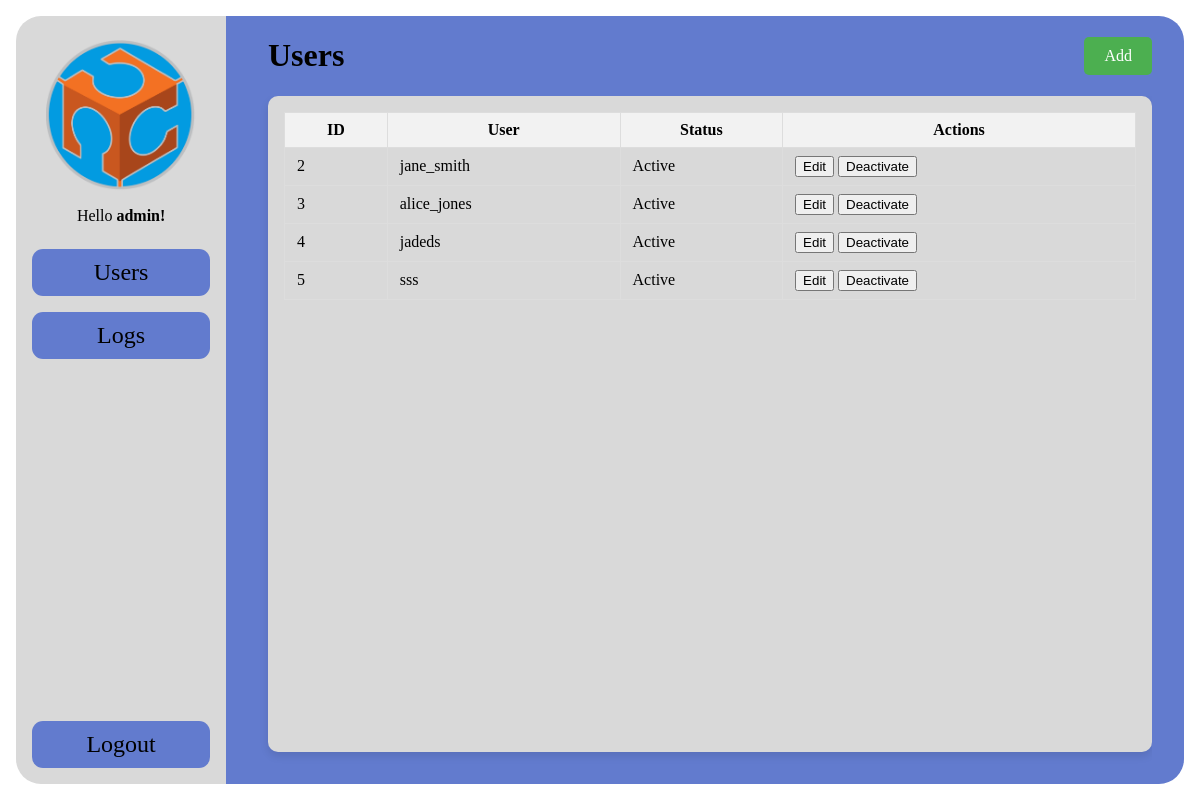
Screenshot of /admin-home.php (signed in) with the database file from the repository.
### tables this page shows
CREATE TABLE `stafffablab` (
  `staffID` int(11) NOT NULL,
  `staffUsername` varchar(50) NOT NULL,
  `staffPassword` varchar(255) NOT NULL,
  `status` enum('Active','Inactive') DEFAULT 'Active'
);

### admin-home.php (the view, shortened to what this page needs)
<?php
include 'header.php';
include 'config.php';
?>
<div class="container">
    <div class="container-left">
        <div class="header">
            <img src="FABLAB_LOGO.png" alt="Description of image" class="admin-image">
            <div class="header-text-admin">
                <p>Hello <b><?php echo htmlspecialchars($_SESSION['admin_username']); ?>!</b></p>
            </div>
        </div>
        <div class="user-content">
            <div class="button" onclick="showContent('users')">
                <p>Users</p>
            </div>
            <div class="button" onclick="showContent('logs')">
                <p>Logs</p>
            </div>
        </div>
        <div class="button" onclick="location.href='logout.php'">
            <p class="logout">Logout</p>
        </div>
    </div>
    <div class="container-right">
        <div class="full-width-container">
            <div class="title-container">
                <h1 id="content-title">Users</h1>
            </div>
            <div class="add-button-container" id="add-button-container">
                <p onclick="showForm()">Add</p>
            </div>
        </div>
        <div class="contents">
            <div class="contents-box1" id="users-content">
                <table>
                    <thead>
                        <tr>
                            <th>ID</th>
                            <th>User</th>
                            <th>Status</th>
                            <th>Actions</th>
                        </tr>
                    </thead>
                    <tbody>
                        <?php
                        $sql = "SELECT staffID, staffUsername, status FROM staffFablab";
                        $result = $conn->query($sql);
                        if ($result->num_rows > 0) {
                            while ($row = $result->fetch_assoc()) {
                                echo "<tr>";
                                echo "<td>" . $row["staffID"] . "</td>";
                                echo "<td>" . $row["staffUsername"] . "</td>";
                                echo "<td>" . $row["status"] . "</td>";
                                echo "<td>
                    <button onclick=\"editUser('" . $row["staffID"] . "', '" . $row["staffUsername"] . "')\">Edit</button>
                    <button onclick=\"toggleStatus('" . $row["staffID"] . "', '" . $row["status"] . "')\">" . ($row["status"] === "Active" ? "Deactivate" : "Activate") . "</button>
                  </td>";
                                echo "</tr>";
                            }
                        } else {
                            echo "<tr><td colspan='4'>No users found</td></tr>";
                        }
                        ?>
                    </tbody>
                </table>
            </div>
        </div>
    </div>
</div>
</body>
</html>

### header.php (shortened to what this page needs)
<!DOCTYPE html>
<html lang="en">
<head>
    <link rel="stylesheet" href="style.css">
    <link rel="stylesheet" href="https://cdnjs.cloudflare.com/ajax/libs/font-awesome/6.0.0-beta3/css/all.min.css">
</head>
<body>

### style.css (style rules this page uses)
body, html { margin: 0; height: 100%; overflow: hidden; }
p { margin: 0; }
.container { display: flex; height: 100vh; padding: 2rem; box-sizing: border-box; position: relative; }
.container { display: flex; height: 100vh; padding: 1rem; box-sizing: border-box; position: relative; overflow: visible; }
.container-left { width: 18%; background-color: #D9D9D9; border-top-left-radius: 25px; border-bottom-left-radius: 25px; margin-right: 1rem; display: flex; flex-direction: column; position: relative; z-index: 2; }
.container-right { background-color: #627BCE; display: flex; flex-direction: column; overflow: hidden; position: absolute; top: 0; right: 0; bottom: 0; left: 17%; z-index: 1; padding: 0 2rem; margin: 1rem 1rem 1rem 0; box-sizing: border-box; border-top-right-radius: 25px; border-bottom-right-radius: 25px; }
.header { flex: 2; display: flex; flex-direction: column; justify-content: center; align-items: center; padding: 1.5rem; padding-bottom: 0.5rem; gap: 1rem; }
.header-text-admin { text-align: center; }
.user-content { flex: 8; display: flex; flex-direction: column; padding: 1rem; gap: 1rem; }
.full-width-container { width: 100%; display: flex; justify-content: space-between; align-items: center; }
.title-container { flex: 1; margin-left: 2rem; }
.add-button-container { flex: 1; display: flex; justify-content: flex-end; align-items: center; padding: 1rem 0 1rem 1rem; }
.add-button-container p { background-color: #4CAF50; color: white; padding: 10px 20px; border-radius: 5px; cursor: pointer; }
.contents { flex: 18; display: flex; flex-direction: column; overflow: auto; box-sizing: border-box; }
.contents-box1 { position: relative; flex: 1; background-color: #D9D9D9; padding: 1rem; border-radius: 10px; box-shadow: 0 4px 8px rgba(0, 0, 0, 0.1); box-sizing: border-box; margin: 0 0 2rem 2rem; height: 400px; overflow-y: auto; }
table { width: 100%; border-collapse: collapse; }
th, td { padding: 8px 12px; border: 1px solid #ddd; text-align: left; max-width: 50vw; }
th { background-color: #f2f2f2; text-align: center; }
.user-content .button { text-align: center; background-color: #627BCE; padding: 10px; font-size: 1.5rem; border-radius: 11px; cursor: pointer; transition: background-color 0.3s; }
.admin-image { max-width: 100%; height: auto; width: 150px; margin: 0 auto; display: block; }
.logout { text-align: center; background-color: rgb(98, 123, 206); font-size: 1.5rem; cursor: pointer; padding: 10px; margin: 0 1rem 1rem; border-radius: 11px; }

### rows the page displays
stafffablab: staffID "2", staffUsername "jane_smith", status "Active", shows "Deactivate"
stafffablab: staffID "3", staffUsername "alice_jones", status "Active", shows "Deactivate"
stafffablab: staffID "4", staffUsername "jadeds", status "Active", shows "Deactivate"
stafffablab: staffID "5", staffUsername "sss", status "Active", shows "Deactivate"

### other values shown
$_SESSION['admin_username'] "admin"
